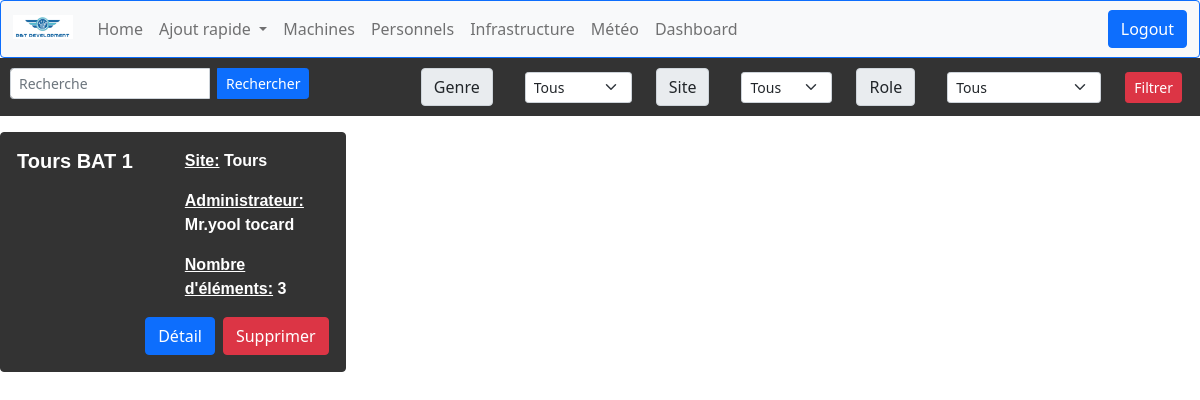
/computerApp/infrastructures/ (signed in), run on an earlier commit of the app's database.
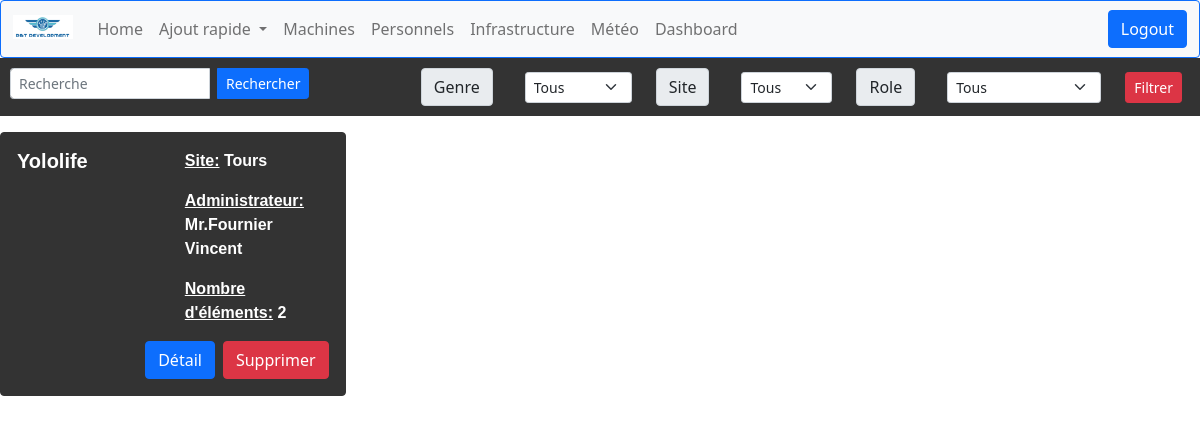
And on a later commit of the database.
### computerApp/models.py (models this page shows, shortened)
class Infrastructure(models.Model):
    nom = models.CharField(max_length=50)
    SITE = (
        ('Tours', 'Tours'),
        ('Paris', 'Paris')
    )
    site = models.CharField(max_length=15, choices=SITE, default='Paris')
    administrateur = models.ForeignKey(
        'Personnel',
        on_delete=models.SET_NULL,
        null=True,
        blank=True,
        related_name='administrateur_infrastructure',
        limit_choices_to=Q(role='Administrateur') & Q(site=models.F('site'))
    )
    machines = models.ManyToManyField(
        'Machine',
        related_name='infrastructures',
        blank=True,
        limit_choices_to=Q(site=models.F('site'))
    )

class Personnel(models.Model):
    id = models.AutoField(primary_key=True, editable=False)
    nom = models.CharField(max_length=50)
    prenom = models.CharField(max_length=50)
    GENRE = (
        ('Mr', 'Homme'),
        ('Mme', 'Femme'),
    )
    SITE = (
        ('Tours', 'Tours'),
        ('Paris', 'Paris')
    )
    ROLE = (
        ('Utilisateur', 'Utilisateur'),
        ('Administrateur', 'Administrateur')
    )
    telephone = models.CharField(
        max_length=10,
        validators=[MaxValueValidator(10)],
        default='None'
    )
    email = models.EmailField(blank=True, default='None')
    genre = models.CharField(max_length=32, choices=GENRE, default='Homme')
    site = models.CharField(max_length=15, choices=SITE, default='Paris')
    role = models.CharField(max_length=15, choices=ROLE, default='Utilisateur')
    machine = models.OneToOneField('Machine', on_delete=models.SET_NULL, null=True, blank=True,default='None',
                                   related_name='personnel_attitre')
    def __str__(self):
        return f"{self.genre}.{self.nom} {self.prenom}"

### computerApp/views.py (the view)
# urls.py: path('infrastructures/',views.infrastructure_list_view, name='infrastructures'),
@login_required
def infrastructure_list_view(request):
    infrastructures = Infrastructure.objects.all()
    context = {'infrastructures': infrastructures}
    return render(request, 'computerApp/infra_list.html', context)

### computerApp/templates/computerApp/infra_list.html (shortened to what this page needs)
{% extends "index.html" %}
{% block content %}
<div class="row justify-content-start mb-3" style="background-color: #333333; padding: 10px;">
  <div class="col-md-4">
    <form method="GET" action="">
      <div class="input-group">
        <input type="text" class="form-control form-control-sm me-2" name="search_query" placeholder="Recherche" aria-label="Recherche" aria-describedby="search-button" value="{{ search_query }}" style="max-width: 200px;">
        <button class="btn btn-primary btn-sm" type="submit" id="search-button">Rechercher</button>
      </div>
    </form>
  </div>
  <div class="col-md-8">
    <form method="GET" action="">
      <div class="row align-items-center justify-content-end">
        <div class="col-md-auto">
          <label class="input-group-text input-group-text-sm me-2 mb-0" for="filter-genre">Genre</label>
        </div>
        <div class="col-md-auto">
          <select class="form-select form-select-sm me-2" name="filter_genre" id="filter-genre">
            <option value="">Tous</option>
          </select>
        </div>
        <div class="col-md-auto">
          <label class="input-group-text input-group-text-sm me-2 mb-0" for="filter-site">Site</label>
        </div>
        <div class="col-md-auto">
          <select class="form-select form-select-sm me-2" name="filter_site" id="filter-site">
            <option value="">Tous</option>
          </select>
        </div>
        <div class="col-md-auto">
          <label class="input-group-text input-group-text-sm me-2 mb-0" for="filter-role">Role</label>
        </div>
        <div class="col-md-auto">
          <select class="form-select form-select-sm me-2" name="filter_role" id="filter-role">
            <option value="">Tous</option>
          </select>
        </div>
        <div class="col-md-auto">
          <button class="btn btn-danger btn-sm me-2" type="submit">Filtrer</button>
        </div>
      </div>
    </form>
  </div>
</div>
<div class="row">
  {% for infrastructure in infrastructures %}
  <div class="col-md-4">
    <div class="card mb-3" style="background-color: #333333; color: #ffffff; width: 90%; border: 1px solid #333333;">
      <div class="card-body row">
        <div class="col-md-6">
          <h5 class="card-title" style="font-weight: bold; font-family: Arial, sans-serif;">{{ infrastructure.nom }}</h5>
        </div>
        <div class="col-md-6">
          <p class="card-text" style="font-weight: bold; font-family: Arial, sans-serif;"><u>Site:</u> {{ infrastructure.site }}</p>
          <p class="card-text" style="font-weight: bold; font-family: Arial, sans-serif;"><u>Administrateur:</u> {{ infrastructure.administrateur }}</p>
          <p class="card-text" style="font-weight: bold; font-family: Arial, sans-serif;"><u>Nombre d'éléments:</u> {{ infrastructure.machines.count }}</p>
        </div>
        <div class="col-md-12 d-flex justify-content-end mt-3">
          <a href="{% url 'infrastructure-detail' infrastructure.id %}" class="btn btn-primary">Détail</a>
          <button type="button" class="btn btn-danger ms-2" data-bs-toggle="modal" data-bs-target="#confirmDeleteModal{{ infrastructure.id }}">
            Supprimer
          </button>
        </div>
      </div>
    </div>
  </div>
  {% empty %}
  <div class="col-md-12">
    <p>Aucune infrastructure trouvé.</p>
  </div>
  {% endfor %}
</div>
{% endblock %}

What changed in the data, as far as the page shows it:
removed Infrastructure: nom "Tours BAT 1", site "Tours", administrateur "Mr.yool tocard", machines.count "3"
added Infrastructure: nom "Yololife", site "Tours", administrateur "Mr.Fournier Vincent", machines.count "2"
